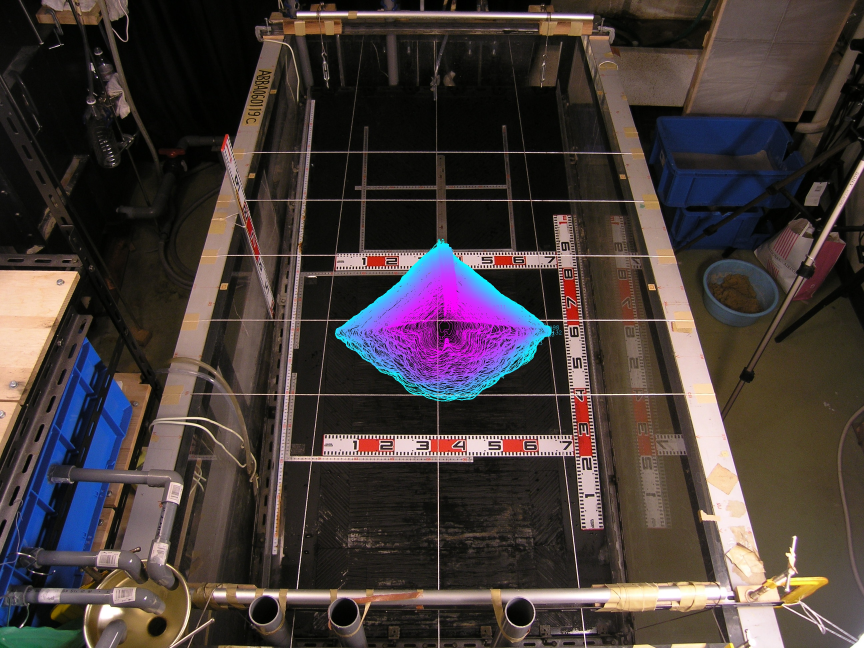
#> input picture image.png, 2592 x 1944 px, given as the content of the folder eme SSD/Ongoing Project/flume_experiments/9a 13a/ABBA060110b, which was not available (shown at 1/3 size)
$ python extract_cnts_box.py
#> lines starting #> are read from the running program, lines starting #| are printed output that depends on the picture; after the words box and inside, x2 and y2 are one past the last pixel; in counts of white or black regions, pixels touching at a corner belong together; pictures that were not available may be replaced by others from this repository, and a replacement may not be noted
import cv2
import numpy as np
import json
import os
from scipy.spatial import distance as dist
from imutils import perspective
from imutils import contours
import argparse
import imutils
import pandas as pd
import matplotlib.pyplot as plt

METHODS = ['wide', 'tight', 'auto']

def click_event(event, x, y, flags, param):
    polygon_points = param
    if event == cv2.EVENT_LBUTTONDOWN:
        polygon_points.append((x, y))
        cv2.circle(calib_image, (x, y), 5, (0, 0, 255), -1)
        cv2.imshow("Image", calib_image)

def save_contours_to_file(cnts_inside, file_path):
    contours_list = [c.tolist() for c in cnts_inside]
    with open(file_path, 'w') as f:
        json.dump(contours_list, f)

def auto_canny(image, sigma=0.33):
    v = np.median(image)
    lower = int(max(0, (1.0 - sigma) * v))
    upper = int(min(255, (1.0 + sigma) * v))
    return cv2.Canny(image, lower, upper)

def dilate_erode(image, dilate_iter=1, erode_iter=1):
    # Dilate and erode the edges
    dilated = cv2.dilate(image, None, iterations=dilate_iter)
    eroded = cv2.erode(dilated, None, iterations=erode_iter)
    return eroded


#========ALL CUSTOMIZABLE PARAMETERS===========
## NOTE: The parameters below are set to the values used in the original code. You may need to adjust them based on your specific requirements.
speed = 1 #ms for showing the window
core_path = '/Volumes/Extreme SSD/Ongoing Project/flume_experiments/' # replace this with the actual path these data are stored within your local
flume_experiment = '9a 13a' # replace this with the actual flume experiment name
experiment = 'ABBA060110b' # replace this with the actual experiment name

dilation_iter = 1
erode_iter = 1
blur_kernel = (15, 15) # prime number
contrast_alpha = 3 #4 #2
contrast_beta = 0
gray_threshold_low = 210
gray_threshold_high = 255
selected_method = 'tight' # 'wide', 'tight', 'auto'

# if selected "auto" then set the sigma value
auto_canny_sigma = 0.55

#========end of customizable parameters=========

ref_box = []
path_im_lib = os.path.join(core_path, flume_experiment, experiment)
save_path = f'data/{flume_experiment}_{experiment}.json'

with open(save_path, 'w') as f:
    json.dump([], f)

ap = argparse.ArgumentParser()
ap.add_argument("-l", "--path_im_lib", type=str, default=path_im_lib, help="Path to the image library")
ap.add_argument("-s", "--save_path", type=str, default=save_path, help="Path to save contours")
args = ap.parse_args()

path_im_lib = args.path_im_lib
save_path = args.save_path


folder_path = args.path_im_lib
image_files = sorted([f for f in os.listdir(folder_path) if not f.startswith("._")])
first_image_path = os.path.join(folder_path, image_files[0])
last_image_path = os.path.join(folder_path, image_files[-1])
first_image = cv2.imread(first_image_path)
#> first_image is the input picture: shape (1944, 2592, 3); mean B, G, R 56.8, 58.2, 68.4
last_image = cv2.imread(last_image_path)
cv2.imshow(f"First & Last Image of {flume_experiment}_{experiment}", np.hstack([first_image, last_image]))
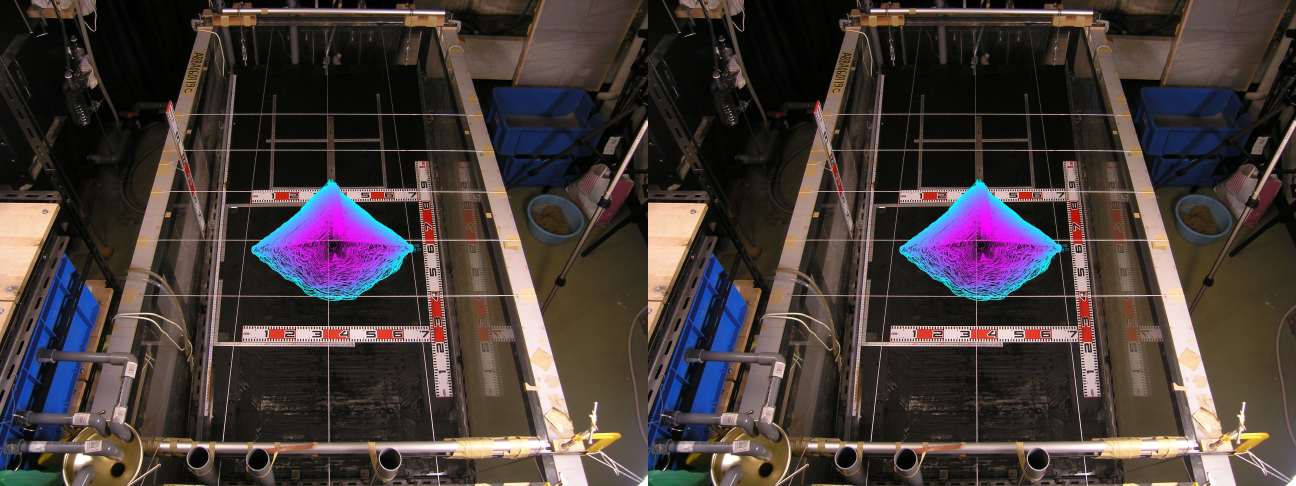
#> window 'First & Last Image of 9a 13a_A': shape (1944, 5184, 3) (shown at 1/4 size); mean B, G, R 56.8, 58.2, 68.4
# cv2.imshow("First Image", first_image)
# cv2.imshow("Last Image", last_image)
cv2.waitKey(0)
cv2.destroyAllWindows()

calib_image = cv2.imread(last_image_path)
calib_gray = cv2.cvtColor(calib_image, cv2.COLOR_BGR2GRAY)
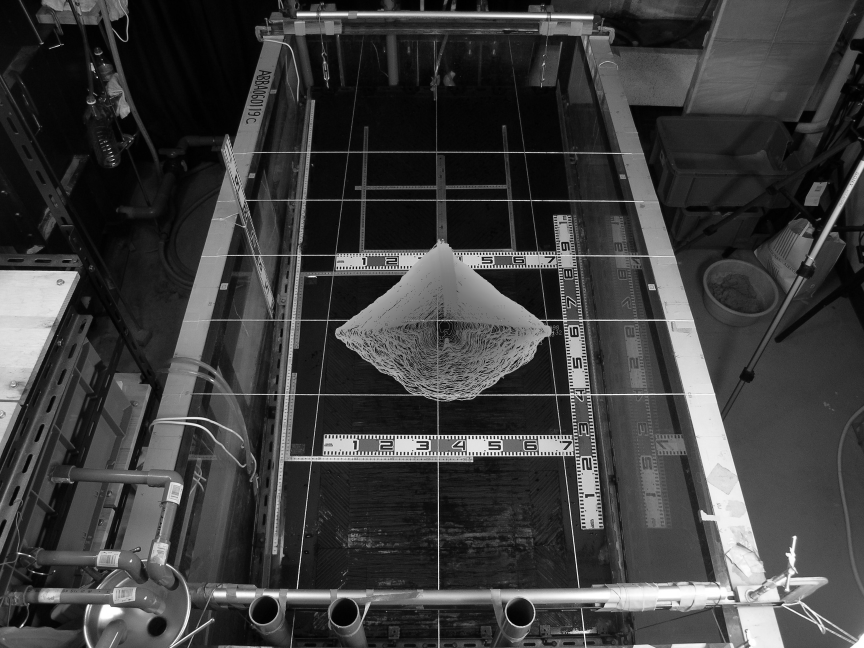
#> calib_gray: shape (1944, 2592) (shown at 1/3 size); min 0, max 255, mean 61.2

# make the calib_gray contrast higher
high_contrast = cv2.convertScaleAbs(calib_gray, alpha=contrast_alpha, beta=contrast_beta)
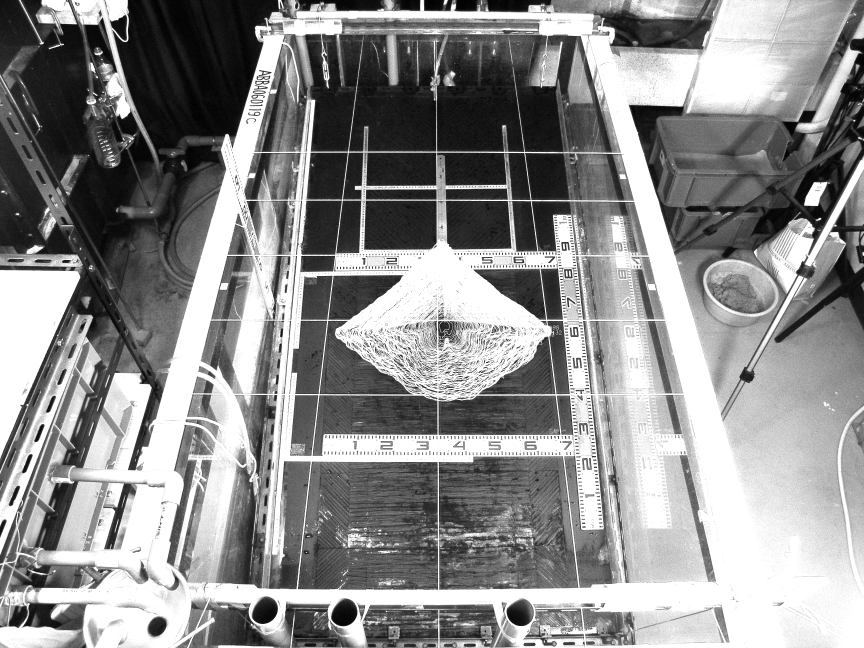
#> high_contrast: shape (1944, 2592) (shown at 1/3 size); min 0, max 255, mean 140.8

# make threshold filter
threshold_filter = cv2.threshold(high_contrast, gray_threshold_low, gray_threshold_high, cv2.THRESH_BINARY)[1]
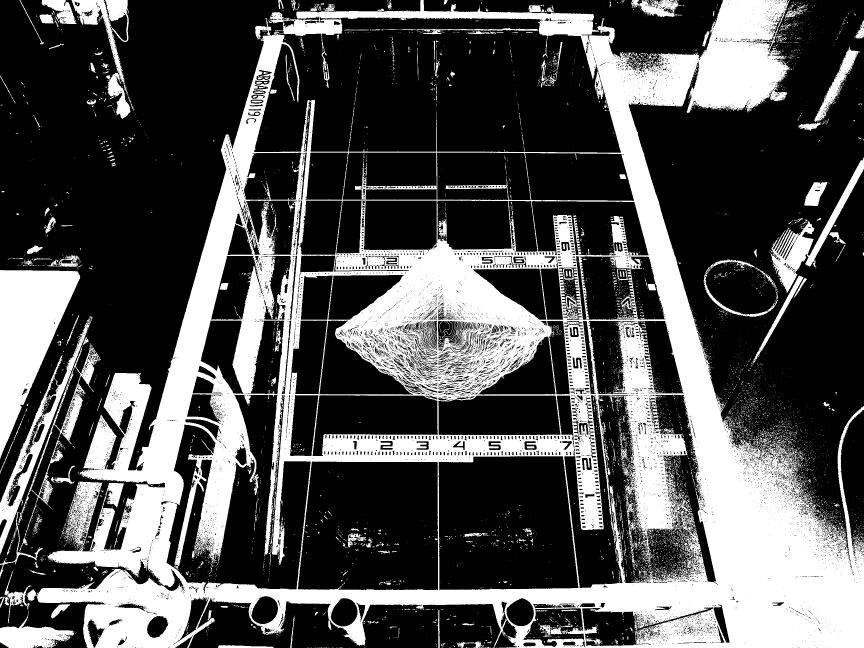
#> threshold_filter: shape (1944, 2592) (shown at 1/3 size); 32.3% white; 8156 white regions (7606 under 20 px), largest, box (x1, y1, x2, y2) and area: (82, 0, 2592, 1944) 1367485, (0, 810, 241, 1378) 69341, (0, 964, 273, 1665) 20652

# blur with kernel provided
gauss_blur = cv2.GaussianBlur(threshold_filter, blur_kernel, 0)

# calib_gray = dilate_erode(calib_gray, dilate_iter=1, erode_iter=1)
# Display the images in a 2x2 grid
top_row = np.hstack([calib_gray, high_contrast])
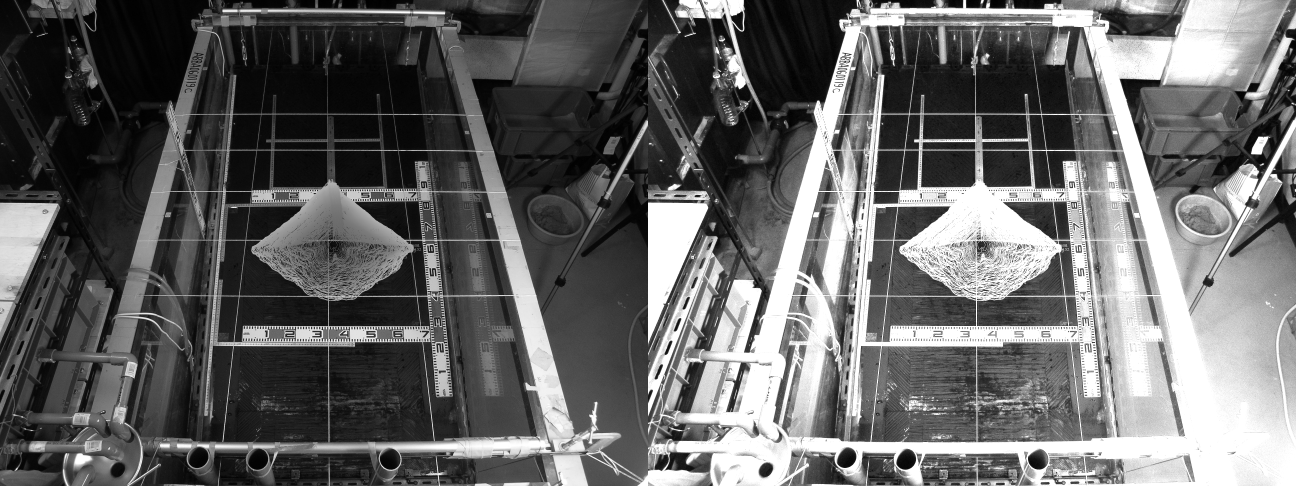
#> top_row: shape (1944, 5184) (shown at 1/4 size); min 0, max 255, mean 101
bottom_row = np.hstack([threshold_filter, gauss_blur])
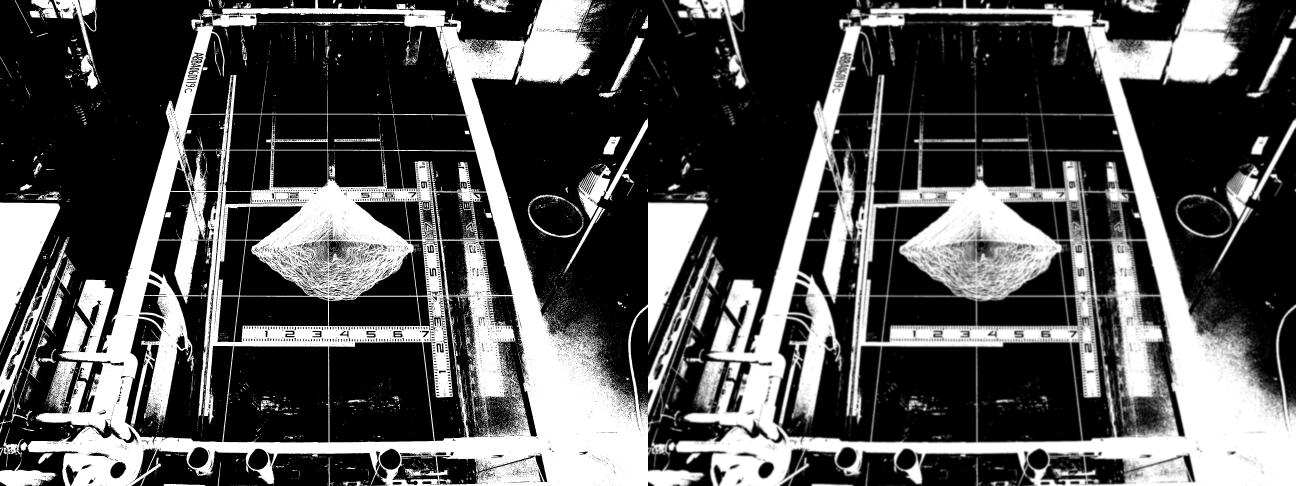
#> bottom_row: shape (1944, 5184) (shown at 1/4 size); min 0, max 255, mean 82.3
grid = np.vstack([top_row, bottom_row])
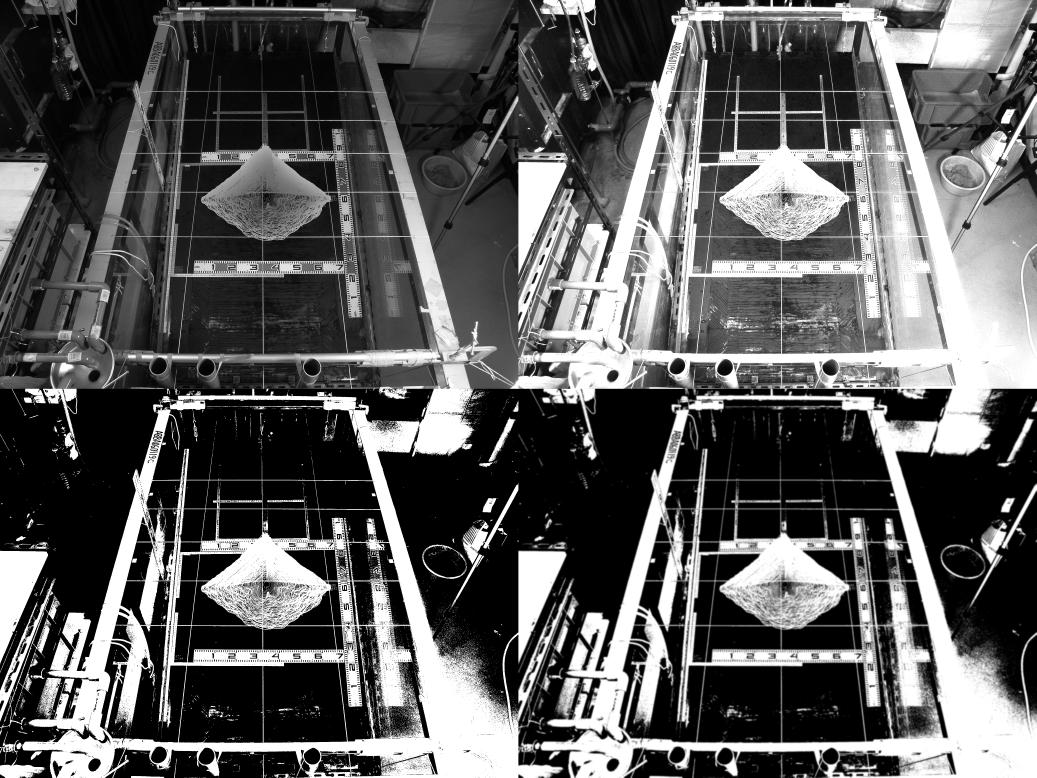
#> grid: shape (3888, 5184) (shown at 1/5 size); min 0, max 255, mean 91.6

cv2.imshow("Image Processing Steps (2x2 Grid)", grid)
cv2.waitKey(0)
cv2.destroyAllWindows()

calib_gray = gauss_blur

cv2.imshow("Image", calib_image)
cv2.setMouseCallback("Image", click_event, ref_box)
cv2.waitKey(0)
cv2.destroyAllWindows()

# created a masked_image as the copy of the calib_image
mask = np.zeros(calib_image.shape[:2], dtype=np.uint8)
if ref_box == []:
    print("No reference box coordinates provided. Exiting.")
    exit()
#> (the program exits here)
